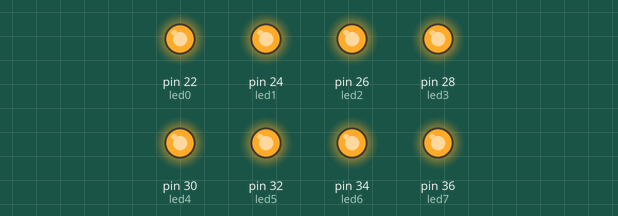
This sketch was run on a simulated Arduino Mega 2560, built with avr-gcc and run on an emulated ATmega2560. Shown: output pins drawn as LEDs (lit = HIGH).

Above: at 0.5 s.
At 3.5 s:
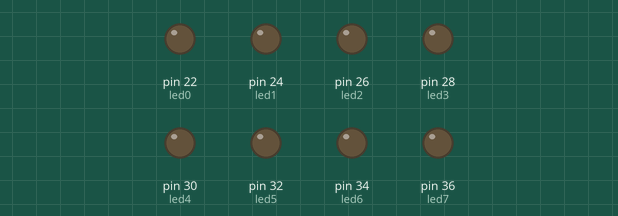
Timing chart, 0 to 4.6 s (numbered marks = the images above):
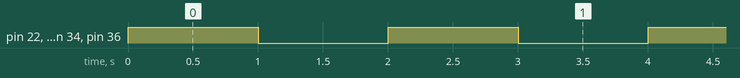

Measured:
- by itself, pin 22 (led0), pin 24 (led1), pin 26 (led2), pin 28 (led3), pin 30 (led4), pin 32 (led5), pin 34 (led6), pin 36 (led7): alternates HIGH for 1.0 s and LOW for 1.0 s

The sketch:

Led_Test_Code.ino
```cpp
/*
 Step 1) Keyboard Matrix off Hero Jr - working
 Digital Pins 4 to 11 are being used for the matrix
 Step 2) Ping Sensor added
 Digital Pins 12 and 13
 Step 3) IR Sensor for motion dection
 Not happy with how the PIR works so no code yet
 Step 4) Light Sensor
 Analog Pin 0 and 5v rail

 */

int led0 = 22;
int led1 = 24;
int led2 = 26;
int led3 = 28;
int led4 = 30;
int led5 = 32;
int led6 = 34;
int led7 = 36;


void setup()
{
   Serial.begin(9600);
   pinMode(led0, OUTPUT);
   pinMode(led1, OUTPUT);
   pinMode(led2, OUTPUT);
   pinMode(led3, OUTPUT);
   pinMode(led4, OUTPUT);
   pinMode(led5, OUTPUT);
   pinMode(led6, OUTPUT);
   pinMode(led7, OUTPUT);
}

void loop()
{

 digitalWrite(led0, HIGH);
 	digitalWrite(led1, HIGH);
 	digitalWrite(led2, HIGH);
 	digitalWrite(led3, HIGH);
 	digitalWrite(led4, HIGH);
 	digitalWrite(led5, HIGH);
 	digitalWrite(led6, HIGH);
 	digitalWrite(led7, HIGH);
 	delay(1000);

 	digitalWrite(led0, LOW);
 	digitalWrite(led1, LOW);
 	digitalWrite(led2, LOW);
 	digitalWrite(led3, LOW);
 	digitalWrite(led4, LOW);
 	digitalWrite(led5, LOW);
 	digitalWrite(led6, LOW);
 	digitalWrite(led7, LOW);
 	delay(1000);

 	}
```
